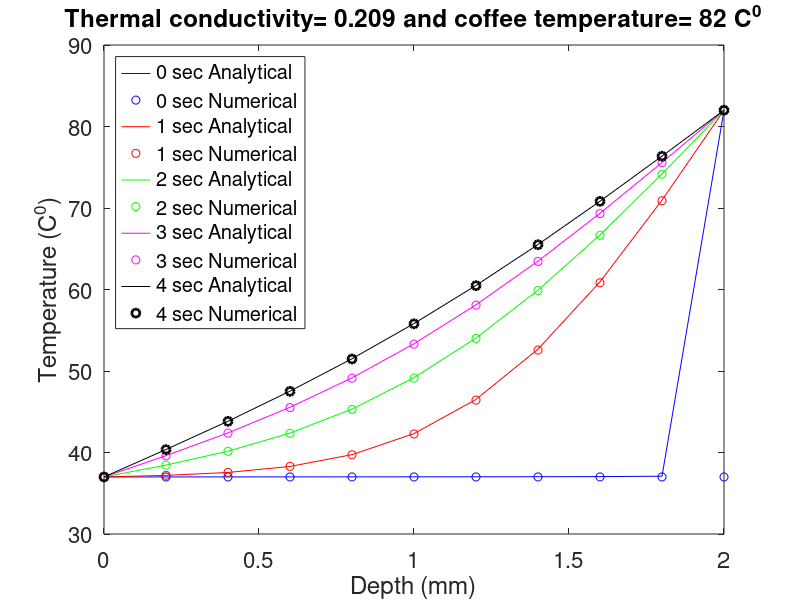
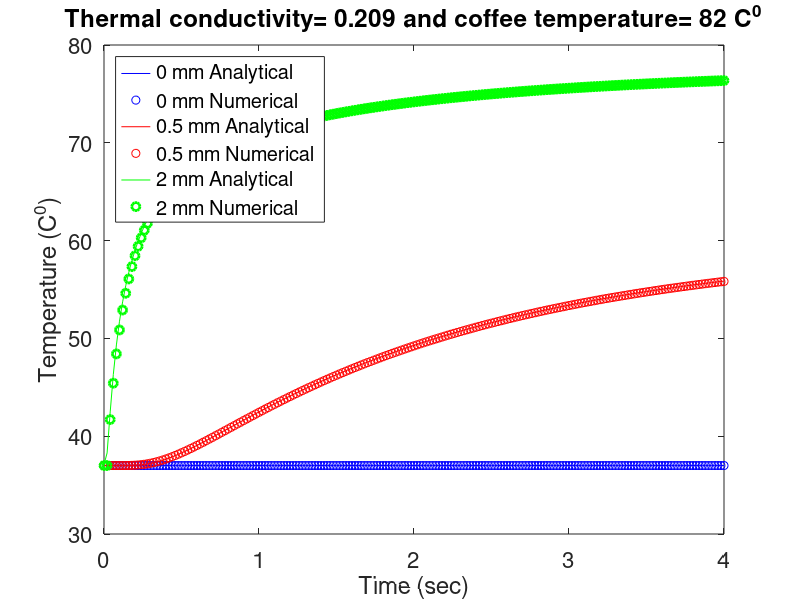
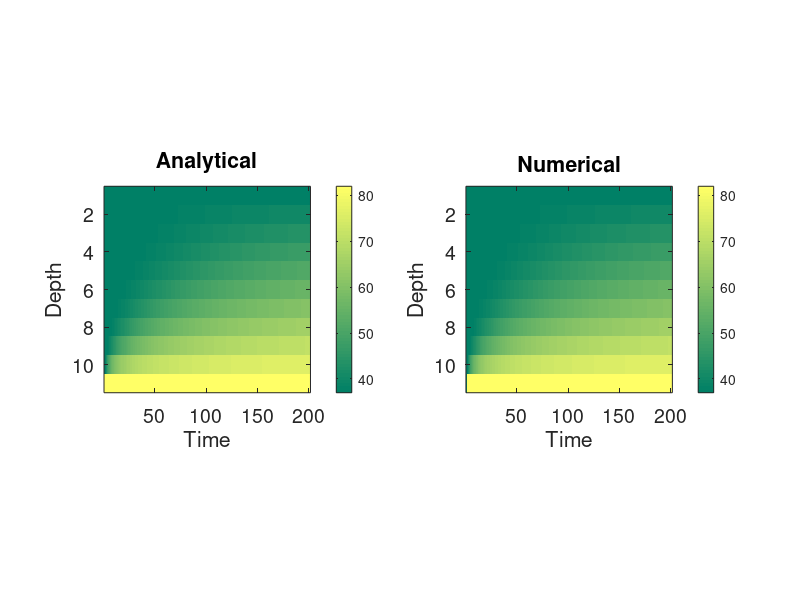

Write the MATLAB code that produced these figures, in order.

clear all;
close all;

                    %%%Define Global Parameters
%space 
L = 2; %skin depth
dx = 0.2   ; %space step
nx = L/dx; %number of space points
x = 0:dx:L; %space variable
%time 
Time = 4; %maximum time 
dt = 0.02; %time step
nt = Time/dt; %number of time points
t = 0:dt:Time; %time variable

%themral conductivity
k = 0.209; %epidermis dominated effect
%k = 0.322; %dermis dominated effect

%Define boundary temperatures
%body temperature 
Tbody_C = 37; %in celsius 
Tbody_K = Tbody_C + 273.15; %kelvin
%coffee temperature 1
% Tcoffee_C = 60; %in celsius
% Tcoffee_K = Tcoffee_C + 273.15; %kelvin
%coffee temperature 2
Tcoffee_C = 82; %in celsius
Tcoffee_K = Tcoffee_C + 273.15; %kelvin


                    %%%Analytical Solution

%Define anonymous functions
C_n = @(Tbody_K,Tcoffee_K,n) 2*(Tcoffee_K-Tbody_K)*((-1)^n)/(pi*n);
C_0 = @(Tbody_K,Tcoffee_K,x) (Tcoffee_K-Tbody_K)*x/L+Tbody_K;
Tn = @(n,x,t,k,Tbody_K,Tcoffee_K) C_n(Tbody_K,Tcoffee_K,n).*sin(n*pi*x/L).*exp(-k*t*(n*pi/(L))^2);

%Define a mesh for space and time
[X,T] = meshgrid(x,t);

%initialise the sum to zero
Tsum = zeros(size(C_0(Tcoffee_K,Tbody_K,X)));
%use definite loop instead of indefinite sum
for i=1:1000
    Tsum = Tsum + Tn(i,X,T,k,Tbody_K,Tcoffee_K);%computing the sum
end

%compute the final solution
Tsol_ana = C_0(Tbody_K,Tcoffee_K,X)+Tsum;

%convert the solution to celsius
Tsol_ana = (Tsol_ana-273.15)';

                    %%%Numerical Solution

%CFL number to ensure stability (less or equal to 0.5)
CFL = dt/dx^2;

%initial condition
Tini = zeros(nx+1,1);
Tini(:,1) = Tbody_K;

%boundary conditions
%BC at x=0
T0 = zeros(1,nt+1); %define a vector
T0(1,:) = Tbody_K; 
%BC at x=L
TL = zeros(1,nt+1); %define a vector
TL(1,:) = Tcoffee_K;

%construct the solution matrix
Tsol_num = zeros(nx+1,nt+1); %define the dimensions of the solution matrix
Tsol_num(1,:) = T0; %insert the first BC
Tsol_num(nx+1,:) = TL; %insert the second BC
Tsol_num(:,1) = Tini; %insert the IC

%set up the iteration process for forward Euler method
for j = 1:nt
    for i = 2:nx
        Tsol_num(i,j+1) = Tsol_num(i,j) + k * CFL *(Tsol_num(i+1,j)-2*Tsol_num(i,j)+Tsol_num(i-1,j));
    end
end

%convert the solution to celsius
Tsol_num = Tsol_num-273.15;


                        %%% Global (cumulative) Error Estimation of the Numerical Scheme 
                        %%% Global Disretisation Error (Error = Ana(i) - num(i)) where i is the time step

%Note: if we denote:

%A to be the analytical solution of the partial differential equations
%D the exact solution of the difference equation
%N the numerical solution from a computer, i.e., iterative solution

%Then we can define:

%Discretisation error = A - D
%Round-off error = N - D
%Global error of a numerical scheme = A - N

%Root mean square error
for i = 1:length(t)
    Error = sqrt(sum((Tsol_ana(:,i) - Tsol_num(:,i)).^2)/numel(x));
end

                        %%%Plotting
                        
%for different time steps
figure(1)
plot(x,Tsol_ana(:,1),'b',x,Tsol_num(:,1),'bo',...
    x,Tsol_ana(:,50),'r',x,Tsol_num(:,50),'ro',...
    x,Tsol_ana(:,100),'g',x,Tsol_num(:,100),'go',...
    x,Tsol_ana(:,150),'m',x,Tsol_num(:,150),'mo',...
    x,Tsol_ana(:,200),'k',x,Tsol_num(:,200),'ko','LineWidth',2)
xlabel('Depth (mm)')
ylabel('Temperature (C^0)')
title(['Thermal conductivity= ', num2str(k), ' and coffee temperature= ', ...
    num2str(Tcoffee_C),' C^0'])
legend('0 sec Analytical','0 sec Numerical',...
    '1 sec Analytical','1 sec Numerical',...
    '2 sec Analytical','2 sec Numerical',...
    '3 sec Analytical','3 sec Numerical',...
    '4 sec Analytical','4 sec Numerical',...
    'Location','NorthWest')
set(gca,'FontSize',16)
%for different spatial depths
figure(2)
plot(t,Tsol_ana(1,:),'b',t,Tsol_num(1,:),'bo',...
    t,Tsol_ana(6,:),'r',t,Tsol_num(6,:),'ro',...
    t,Tsol_ana(10,:),'g',t,Tsol_num(10,:),'go','LineWidth',2)
xlabel('Time (sec)')
ylabel('Temperature (C^0)')
title(['Thermal conductivity= ', num2str(k), ' and coffee temperature= ', ...
    num2str(Tcoffee_C),' C^0'])
legend('0 mm Analytical','0 mm Numerical',...
    '0.5 mm Analytical','0.5 mm Numerical',...
    '2 mm Analytical','2 mm Numerical',...
    'Location','NorthWest')
set(gca,'FontSize',16)
% Plot imagesc plots
figure(3)
%analytical solution
subplot(1,2,1)
imagesc(Tsol_ana)
colorbar;
axis square
title('Analytical')
xlabel('Time')
ylabel('Depth')
set(gca,'FontSize',14)
colormap summer
%numerical solution
subplot(1,2,2)
imagesc(Tsol_num)
colorbar;
axis square 
title('Numerical')
xlabel('Time')
ylabel('Depth')
set(gca,'FontSize',14)
colormap summer
